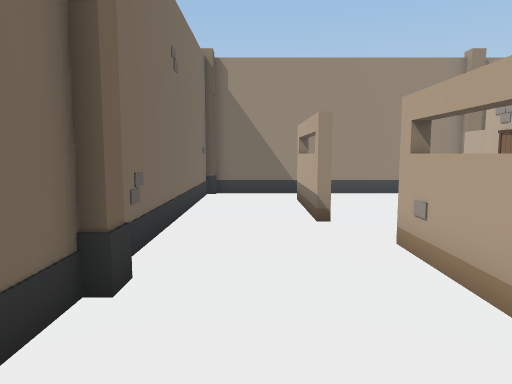
View 1 (above)

16 first-person views from a walk through a 3-D level made in the Unity game engine. The camera is 1.5 m above the floor, tilts 6° down and sees 70° across. The floor is counted in squares, 1 m on a side. Each view is taken from the middle of a square. On the plan, view 1 faces up. The plan holds only what a view shows up to about 16 squares ahead; the rest is blank. The place goes on beyond the plan. The player character is not drawn. Some animated figures are not drawn.

View 2
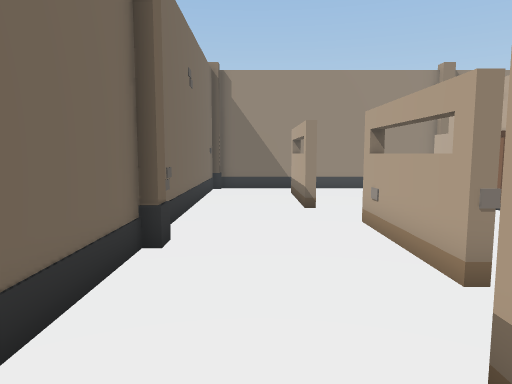

View 3
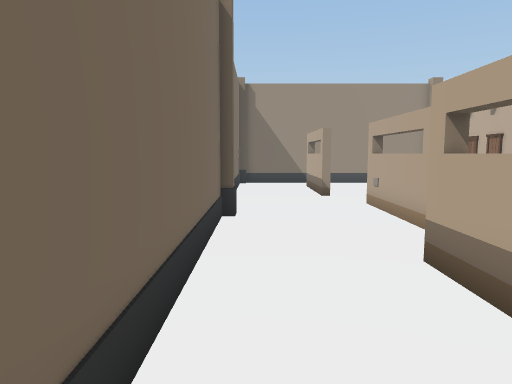

View 4
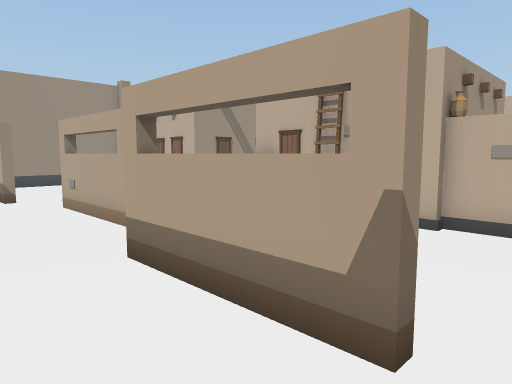

View 5
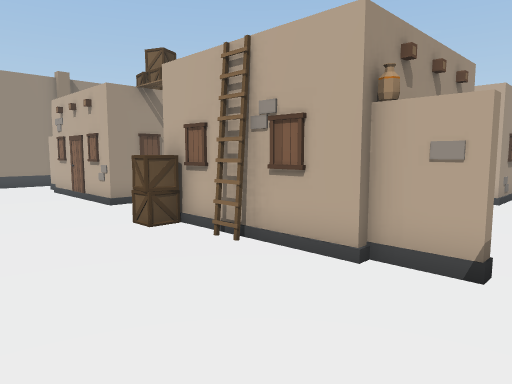

View 6
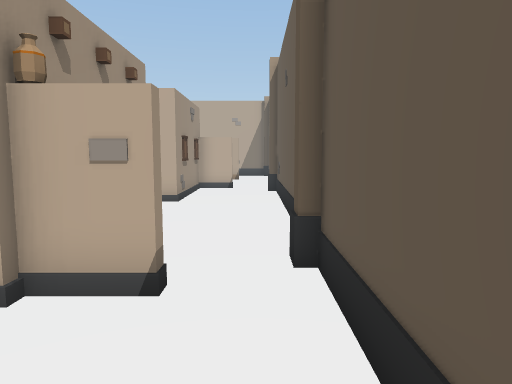

View 7
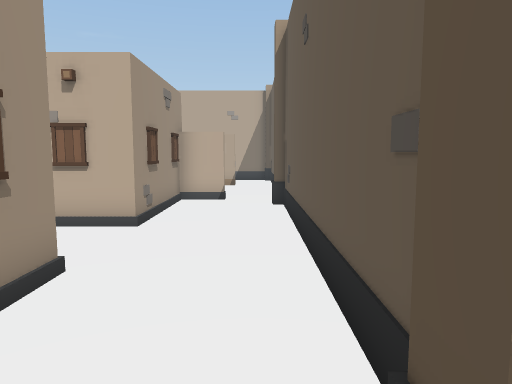

View 8
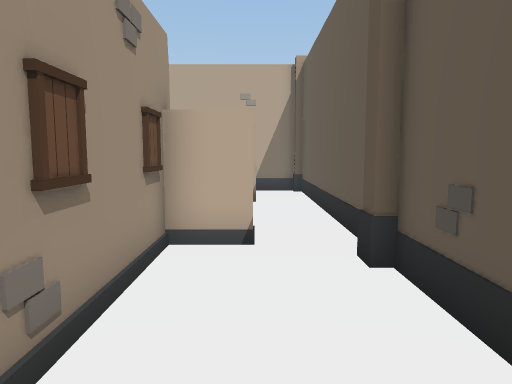

View 9
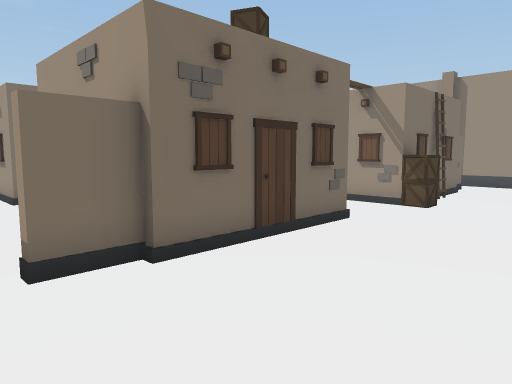

View 10
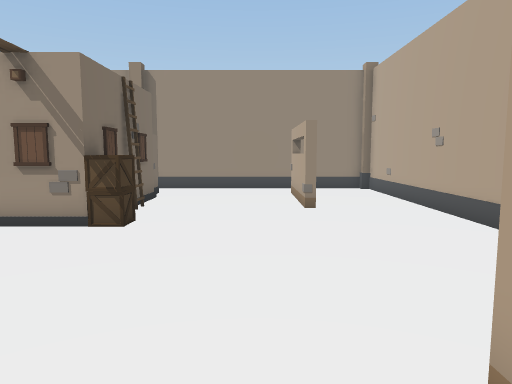

View 11
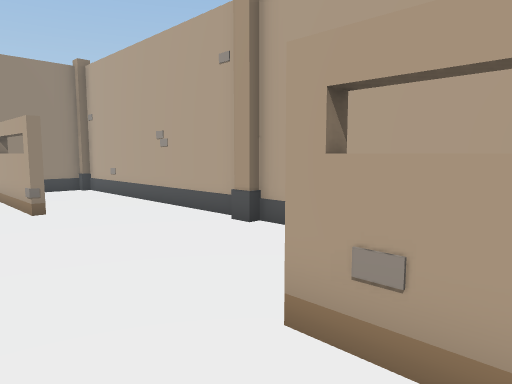

View 12
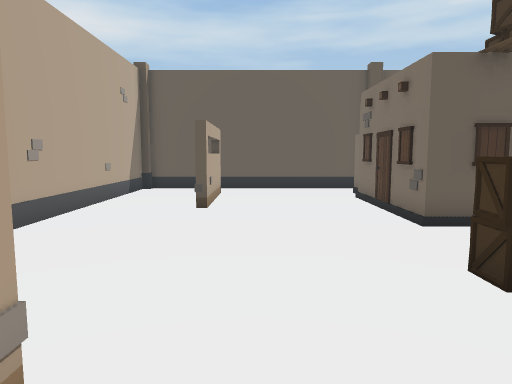

View 13
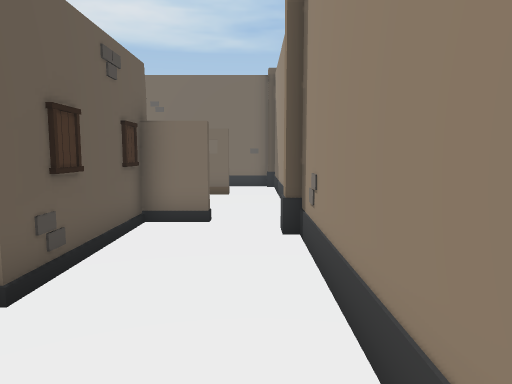

View 14
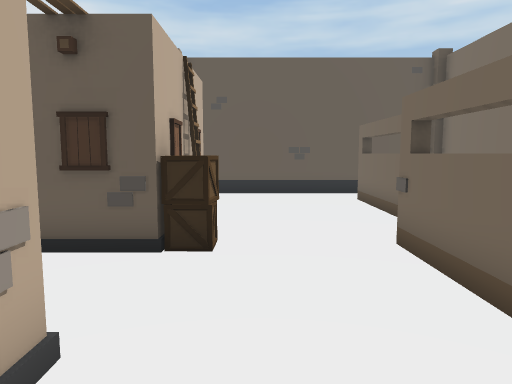

View 15
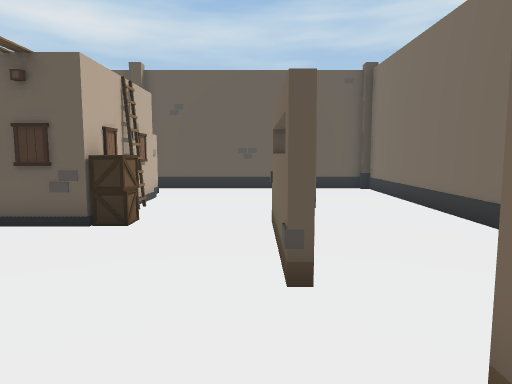

View 16
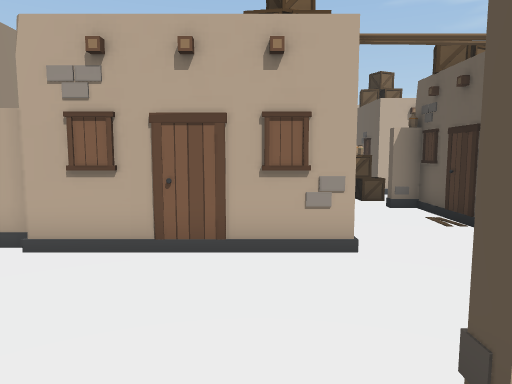

### Floor plan
Key: @ floor where view 1 was taken; # wall or solid block; . floor; = window, fence, low wall or low ledge; B building; A box; O other object.
Columns run from 2 left of view 1 to 28 right of it. Each row starts with its distance up from view 1.
 14 ###########OO####    ##########
 13 #............... .   .........#
 12 #..##...........      ....##..#
 11 #..==....#......      ....= ..#
 10 #..= ....BB BB       B....= ..#
  9 #..==....B           B....==..#
  8 #..##....            B....O#..#
  7 #........B           B........#
  6 O...##...BBBB       BBA.......#
  5 O...==.......       ..........#
  4 #...==.........A     .........#
  3 #...==....... .A     .........#
  2 #...#O..ABB B#      BB........#
  1 #........B           B........#
  0 #.@##...#            B....##..#
 -1 #..==....B      .B   B....==..#
 -2 #..==....BBBBB...BBBBB....==..#
 -3 #..==....  ..........#....= ..#
 -4 #..##.....................# ..#
 -5 #.............................#
 -6 #####OO###########OO###########

Positions as (right, up) in squares from view 1, and headings:
1: (0, 0), facing up
2: (0, -2), facing up
3: (-1, -5), facing up
4: (-1, -5), facing up-right
5: (2, -5), facing up-right
6: (3, -5), facing right
7: (7, -5), facing right
8: (13, -4), facing right
9: (24, -5), facing up-left
10: (23, -2), facing up
11: (22, -2), facing up-right
12: (23, 10), facing down
13: (15, 13), facing left
14: (5, 8), facing down
15: (3, 10), facing down
16: (1, 7), facing right
